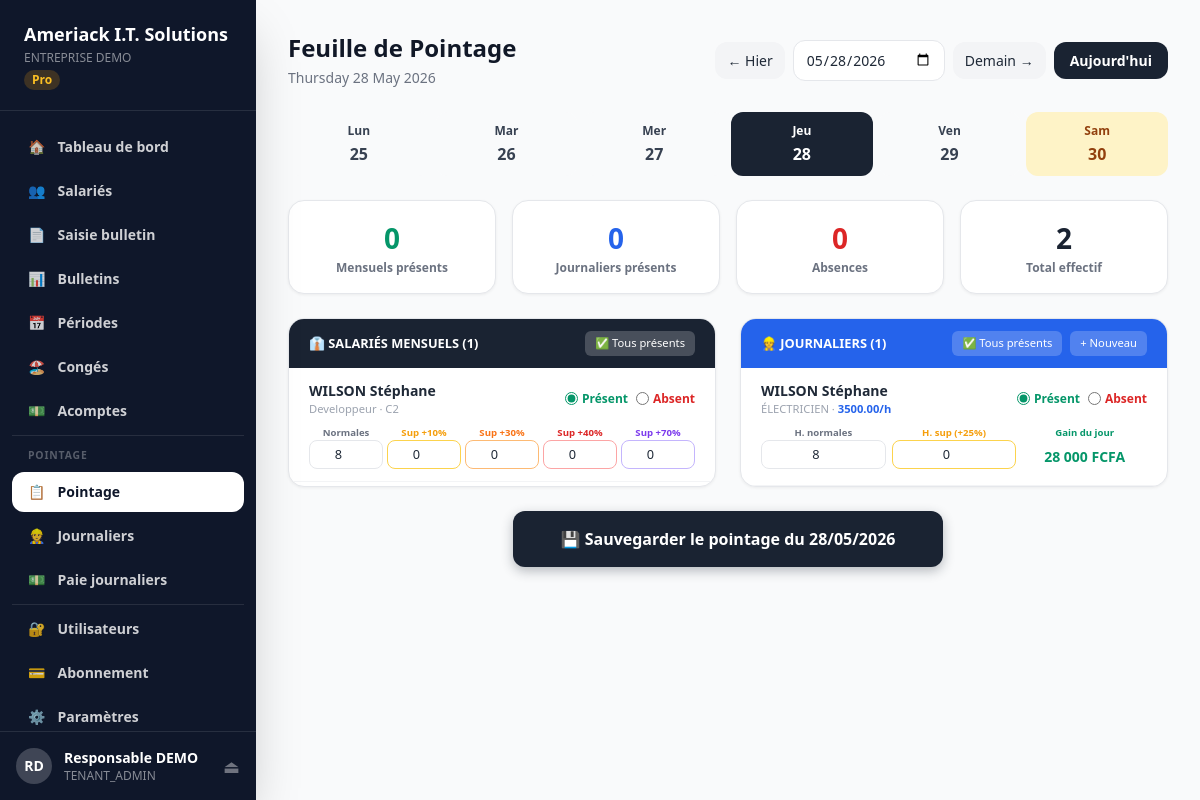
The page /pointage (signed in) on the database as committed earlier.
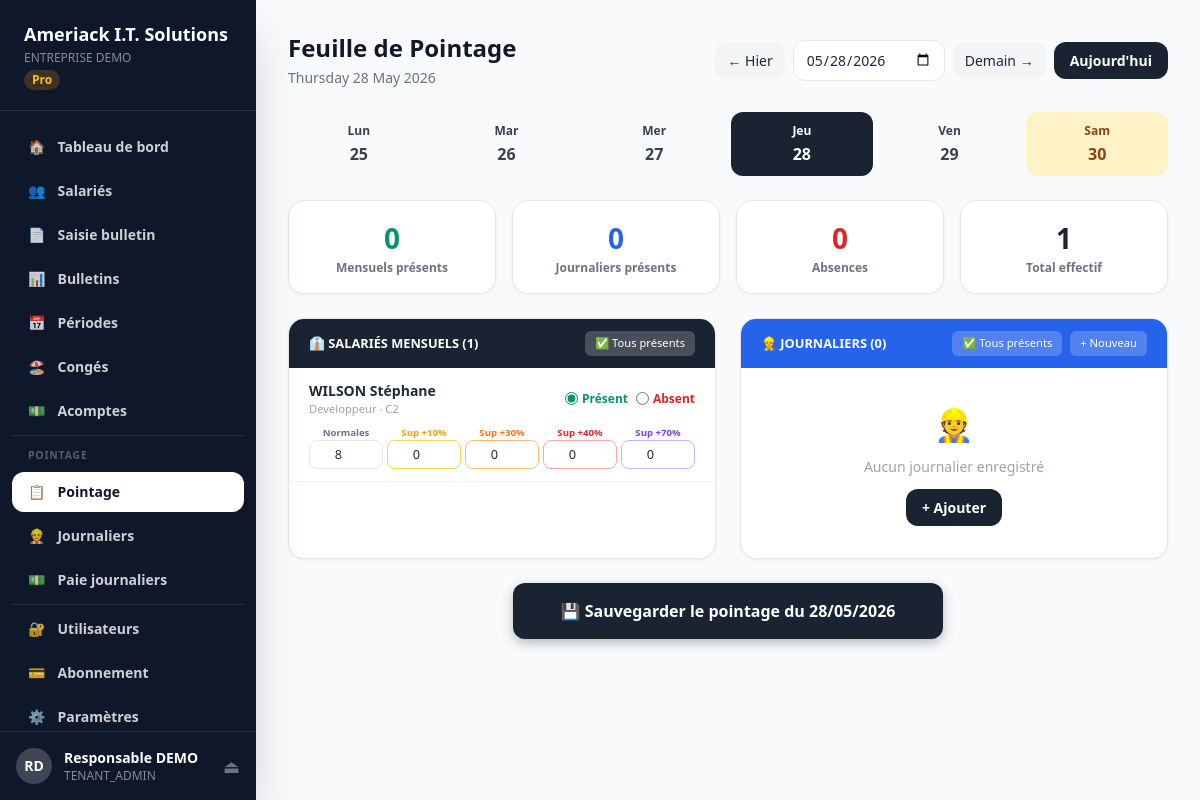
The same page on the database as committed later.
### models.py (models this page shows, shortened)
class Salarie(db.Model):
    __tablename__ = "salaries"
    id                     = db.Column(db.Integer, primary_key=True)
    tenant_id              = db.Column(db.Integer, db.ForeignKey("tenants.id"), nullable=False)
    matricule              = db.Column(db.String(30), nullable=False)
    categorie_id           = db.Column(db.Integer, db.ForeignKey("categories_emploi.id"))
    nom                    = db.Column(db.String(100), nullable=False)
    prenom                 = db.Column(db.String(100), nullable=False)
    telephone              = db.Column(db.String(20))
    email                  = db.Column(db.String(200))
    adresse                = db.Column(db.String(300))
    nationalite            = db.Column(db.String(100), default="GABONAISE")
    sexe                   = db.Column(db.String(1))
    date_naissance         = db.Column(db.Date)
    date_embauche          = db.Column(db.Date, nullable=False)
    date_cessation         = db.Column(db.Date)
    situation_matrimoniale = db.Column(db.String(50))
    nb_enfants             = db.Column(db.Integer, default=0)
    nb_enfants_moins_16ans = db.Column(db.Integer, default=0)
    nombre_parts           = db.Column(db.Numeric(4,1), default=1)
    numero_cnss            = db.Column(db.String(30))
    numero_cnamgs          = db.Column(db.String(10))
    emploi                 = db.Column(db.String(200))
    assujetti_cnamgs       = db.Column(db.Boolean, default=True)
    type_rupture           = db.Column(db.String(100))
    statut                 = db.Column(db.String(20), default="ACTIF")
    date_creation          = db.Column(db.DateTime, default=datetime.utcnow)
    date_modification      = db.Column(db.DateTime, onupdate=datetime.utcnow)
    bulletins = db.relationship("BulletinPaie", backref="salarie", lazy=True)
    contrats  = db.relationship("Contrat", backref="salarie", lazy=True)
    __table_args__ = (db.UniqueConstraint("tenant_id","matricule"),)

class CategorieEmploi(db.Model):
    __tablename__ = "categories_emploi"
    id              = db.Column(db.Integer, primary_key=True)
    tenant_id       = db.Column(db.Integer, db.ForeignKey("tenants.id"), nullable=False)
    code            = db.Column(db.String(10), nullable=False)
    libelle         = db.Column(db.String(100))
    salaire_minimum = db.Column(db.Numeric(15,2))
    description     = db.Column(db.Text)
    salaries = db.relationship("Salarie", backref="categorie", lazy=True)
    __table_args__ = (db.UniqueConstraint("tenant_id","code"),)

class Journalier(db.Model):
    __tablename__ = "journaliers"
    id            = db.Column(db.Integer, primary_key=True)
    tenant_id     = db.Column(db.Integer, db.ForeignKey("tenants.id"), nullable=False)
    nom           = db.Column(db.String(100), nullable=False)
    prenom        = db.Column(db.String(100), nullable=False)
    telephone     = db.Column(db.String(20))
    profession    = db.Column(db.String(100))        # Ex: Maçon, Coffreur, Ferrailleur
    taux_horaire  = db.Column(db.Numeric(10,2), nullable=False)  # FCFA/heure
    statut        = db.Column(db.String(20), default="ACTIF")    # ACTIF, INACTIF
    date_creation = db.Column(db.DateTime, default=__import__('datetime').datetime.utcnow)
    pointages = db.relationship("Pointage", backref="journalier", lazy=True,
                foreign_keys="Pointage.journalier_id")

### app.py (the view)
@app.route("/pointage")
@login_required
def pointage():
    if current_user.is_super_admin: return redirect(url_for("admin_dashboard"))
    t = get_tenant()
    if not t: return redirect(url_for("login"))
    now = datetime.now()
    date_str = request.args.get("date", now.strftime("%Y-%m-%d"))
    try: date_sel = datetime.strptime(date_str, "%Y-%m-%d").date()
    except: date_sel = now.date()
    salaries_list = Salarie.query.filter_by(tenant_id=t.id, statut="ACTIF").order_by(Salarie.nom).all()
    journaliers_list = Journalier.query.filter_by(tenant_id=t.id, statut="ACTIF").order_by(Journalier.nom).all()
    pts_salaries = {p.salarie_id: p for p in Pointage.query.filter_by(tenant_id=t.id, date_pointage=date_sel).filter(Pointage.salarie_id.isnot(None)).all()}
    pts_journaliers = {p.journalier_id: p for p in Pointage.query.filter_by(tenant_id=t.id, date_pointage=date_sel).filter(Pointage.journalier_id.isnot(None)).all()}
    nb_presents_sal  = sum(1 for p in pts_salaries.values() if p.present)
    nb_presents_jour = sum(1 for p in pts_journaliers.values() if p.present)
    nb_absents       = sum(1 for p in list(pts_salaries.values())+list(pts_journaliers.values()) if p.absent)
    lundi   = date_sel - timedelta(days=date_sel.weekday())
    semaine = [lundi + timedelta(days=i) for i in range(6)]
    return render_template("tenant/pointage.html",
        tenant=t, date_sel=date_sel, semaine=semaine,
        date_hier=(date_sel - timedelta(days=1)).strftime("%Y-%m-%d"),
        date_demain=(date_sel + timedelta(days=1)).strftime("%Y-%m-%d"),
        salaries=salaries_list, journaliers=journaliers_list,
        pts_salaries=pts_salaries, pts_journaliers=pts_journaliers,
        nb_presents_sal=nb_presents_sal, nb_presents_jour=nb_presents_jour,
        nb_absents=nb_absents, now=now)

### app.py (called while the page is built)
@login_manager.user_loader
def load_user(uid): return Utilisateur.query.get(int(uid))

def get_tenant():
    if current_user.is_super_admin:
        return None
    return current_user.tenant

@app.template_filter("fcfa")
def fcfa_filter(v):
    try: return f"{int(float(v)):,}".replace(","," ")+" FCFA"
    except: return "— FCFA"

@app.context_processor
def inject_globals(): return {"now":datetime.now(),"enumerate":enumerate}

### models.py (called while the page is built)
    @property
    def nom_complet(self): return f"{self.prenom} {self.nom}"

    @property
    def is_super_admin(self): return self.role == "SUPER_ADMIN"

    @property
    def is_tenant_admin(self): return self.role in ("SUPER_ADMIN","TENANT_ADMIN")

### templates/tenant/pointage.html (shortened to what the changed rows need)
{% extends "tenant/base.html" %}
{% block content %}
<div style="display:flex;align-items:center;justify-content:space-between;margin-bottom:1.5rem">
  <div>
    <h1 class="text-2xl font-black text-gray-900">Feuille de Pointage</h1>
  </div>
</div>
<div style="display:flex;gap:.375rem;margin-bottom:1.5rem;overflow-x:auto">
  {% for j in semaine %}
  <a href="/pointage?date={{ j.strftime('%Y-%m-%d') }}"
     style="flex:1;min-width:70px;text-align:center;padding:.625rem;border-radius:.75rem;text-decoration:none;font-size:.75rem;font-weight:700;
     {% if j == date_sel %}background:#1a2332;color:white{% elif j.weekday()==5 %}background:#fef3c7;color:#92400e{% else %}background:#f9fafb;color:#374151{% endif %}">
    <div>{{ ['Lun','Mar','Mer','Jeu','Ven','Sam','Dim'][j.weekday()] }}</div>
    <div style="font-size:1rem;font-weight:900;margin-top:.125rem">{{ j.day }}</div>
  </a>
  {% endfor %}
</div>
<div style="display:grid;grid-template-columns:repeat(4,1fr);gap:1rem;margin-bottom:1.5rem">
  <div class="card p-4 text-center">
    <div style="font-size:1.75rem;font-weight:900;color:#1a2332">{{ salaries|length + journaliers|length }}</div>
    <div style="font-size:.75rem;color:#6b7280;font-weight:600">Total effectif</div>
  </div>
</div>
<form method="POST" action="/pointage/sauvegarder">
  <div style="display:grid;grid-template-columns:1fr 1fr;gap:1.5rem">
    <div class="card overflow-hidden">
      <div style="background:#1a2332;color:white;padding:.75rem 1.25rem;display:flex;justify-content:space-between;align-items:center">
        <h2 style="font-size:.8rem;font-weight:900;text-transform:uppercase">👔 Salariés Mensuels ({{ salaries|length }})</h2>
      </div>
      <div style="max-height:600px;overflow-y:auto">
        {% for s in salaries %}
        {% set pt = pts_salaries.get(s.id) %}
        <div id="row_sal_{{ s.id }}" style="padding:.75rem 1.25rem;border-bottom:1px solid #f3f4f6;{% if pt and pt.absent %}background:#fef2f2{% elif pt and pt.present %}background:#f0fdf4{% endif %}">
          <div style="display:flex;align-items:center;justify-content:space-between;margin-bottom:.5rem">
            <div>
              <div style="font-weight:700;font-size:.875rem">{{ s.nom }} {{ s.prenom }}</div>
              <div style="font-size:.7rem;color:#9ca3af">{{ s.emploi or '—' }} · {{ s.categorie.code if s.categorie else '—' }}</div>
            </div>
            <div style="display:flex;gap:.5rem">
              <label style="cursor:pointer;display:flex;align-items:center;gap:.25rem;font-size:.75rem;font-weight:700">
                <input type="radio" name="sal_present_{{ s.id }}" value="1"
                  {% if not pt or pt.present %}checked{% endif %}
                  onchange="toggleAbsence('sal',{{ s.id }},false)"
                  style="accent-color:#059669"/>
                <span style="color:#059669">Présent</span>
              </label>
              <label style="cursor:pointer;display:flex;align-items:center;gap:.25rem;font-size:.75rem;font-weight:700">
                <input type="radio" name="sal_present_{{ s.id }}" value="0"
                  onchange="toggleAbsence('sal',{{ s.id }},true)"
                  style="accent-color:#dc2626"/>
                <span style="color:#dc2626">Absent</span>
              </label>
            </div>
          </div>
          <div id="sal_heures_div_{{ s.id }}" style="{% if pt and pt.absent %}display:none{% endif %}">
            <div style="display:grid;grid-template-columns:repeat(5,1fr);gap:.25rem">
              <div>
                <label style="font-size:.6rem;color:#6b7280;font-weight:700;display:block;text-align:center">Normales</label>
                <input type="number" name="sal_heures_{{ s.id }}" value="{{ pt.heures_normales|int if pt else 8 }}"
                  min="0" max="12" step="0.5"
                  style="width:100%;border:1px solid #e5e7eb;border-radius:.5rem;padding:.25rem;font-size:.8rem;text-align:center"/>
              </div>
              <div>
                <label style="font-size:.6rem;color:#f59e0b;font-weight:700;display:block;text-align:center">Sup +10%</label>
                <input type="number" name="sal_sup10_{{ s.id }}" value="{{ pt.heures_sup_10|int if pt and pt.heures_sup_10 else 0 }}"
                  min="0" max="8" step="0.5"
                  style="width:100%;border:1px solid #fcd34d;border-radius:.5rem;padding:.25rem;font-size:.8rem;text-align:center"/>
              </div>
              <div>
                <label style="font-size:.6rem;color:#f97316;font-weight:700;display:block;text-align:center">Sup +30%</label>
                <input type="number" name="sal_sup30_{{ s.id }}" value="{{ pt.heures_sup_30|int if pt and pt.heures_sup_30 else 0 }}"
                  min="0" max="8" step="0.5"
                  style="width:100%;border:1px solid #fdba74;border-radius:.5rem;padding:.25rem;font-size:.8rem;text-align:center"/>
              </div>
              <div>
                <label style="font-size:.6rem;color:#dc2626;font-weight:700;display:block;text-align:center">Sup +40%</label>
                <input type="number" name="sal_sup40_{{ s.id }}" value="{{ pt.heures_sup_40|int if pt and pt.heures_sup_40 else 0 }}"
                  min="0" max="8" step="0.5"
                  style="width:100%;border:1px solid #fca5a5;border-radius:.5rem;padding:.25rem;font-size:.8rem;text-align:center"/>
              </div>
              <div>
                <label style="font-size:.6rem;color:#7c3aed;font-weight:700;display:block;text-align:center">Sup +70%</label>
                <input type="number" name="sal_sup70_{{ s.id }}" value="{{ pt.heures_sup_70|int if pt and pt.heures_sup_70 else 0 }}"
                  min="0" max="8" step="0.5"
                  style="width:100%;border:1px solid #c4b5fd;border-radius:.5rem;padding:.25rem;font-size:.8rem;text-align:center"/>
              </div>
            </div>
          </div>
        </div>
        {% else %}
        <div style="text-align:center;padding:2rem;color:#9ca3af;font-size:.875rem">Aucun salarié mensuel actif</div>
        {% endfor %}
      </div>
    </div>
    <div class="card overflow-hidden">
      <div style="background:#2563eb;color:white;padding:.75rem 1.25rem;display:flex;justify-content:space-between;align-items:center">
        <h2 style="font-size:.8rem;font-weight:900;text-transform:uppercase">👷 Journaliers ({{ journaliers|length }})</h2>
        <div style="display:flex;gap:.5rem">
          <button type="button" onclick="tousPresents('jour')"
            style="font-size:.7rem;background:rgba(255,255,255,.2);color:white;padding:.25rem .625rem;border-radius:.375rem;border:none;cursor:pointer">
          </button>
          <a href="/journaliers/nouveau"
             style="font-size:.7rem;background:rgba(255,255,255,.2);color:white;padding:.25rem .625rem;border-radius:.375rem;text-decoration:none">+ Nouveau</a>
        </div>
      </div>
      <div style="max-height:600px;overflow-y:auto">
        {% for j in journaliers %}
        {% set pt = pts_journaliers.get(j.id) %}
        <div id="row_jour_{{ j.id }}" style="padding:.75rem 1.25rem;border-bottom:1px solid #f3f4f6;{% if pt and pt.absent %}background:#fef2f2{% elif pt and pt.present %}background:#f0fdf4{% endif %}">
          <div style="display:flex;align-items:center;justify-content:space-between;margin-bottom:.5rem">
            <div>
              <div style="font-weight:700;font-size:.875rem">{{ j.nom }} {{ j.prenom }}</div>
              <div style="font-size:.7rem;color:#9ca3af">{{ j.profession or '—' }} · <strong style="color:#2563eb">{{ j.taux_horaire }}/h</strong></div>
            </div>
            <div style="display:flex;gap:.5rem">
              <label style="cursor:pointer;display:flex;align-items:center;gap:.25rem;font-size:.75rem;font-weight:700">
                <input type="radio" name="jour_present_{{ j.id }}" value="1"
                  {% if not pt or pt.present %}checked{% endif %}
                  onchange="toggleAbsence('jour',{{ j.id }},false)"
                  style="accent-color:#059669"/>
                <span style="color:#059669">Présent</span>
              </label>
              <label style="cursor:pointer;display:flex;align-items:center;gap:.25rem;font-size:.75rem;font-weight:700">
                <input type="radio" name="jour_present_{{ j.id }}" value="0"
                  onchange="toggleAbsence('jour',{{ j.id }},true)"
                  style="accent-color:#dc2626"/>
                <span style="color:#dc2626">Absent</span>
              </label>
            </div>
          </div>
          <div id="jour_heures_div_{{ j.id }}" style="{% if pt and pt.absent %}display:none{% endif %}">
            <div style="display:grid;grid-template-columns:1fr 1fr 1fr;gap:.375rem">
              <div>
                <label style="font-size:.6rem;color:#6b7280;font-weight:700;display:block;text-align:center">H. normales</label>
                <input type="number" name="jour_heures_{{ j.id }}" value="{{ pt.heures_normales|int if pt else 8 }}"
                  min="0" max="12" step="0.5"
                  style="width:100%;border:1px solid #e5e7eb;border-radius:.5rem;padding:.25rem;font-size:.8rem;text-align:center"
                  onchange="calcGain({{ j.id }}, {{ j.taux_horaire|float }})"/>
              </div>
              <div>
                <label style="font-size:.6rem;color:#f59e0b;font-weight:700;display:block;text-align:center">H. sup (+25%)</label>
                <input type="number" name="jour_sup_{{ j.id }}" value="{{ pt.heures_sup|int if pt else 0 }}"
                  min="0" max="8" step="0.5"
                  style="width:100%;border:1px solid #fcd34d;border-radius:.5rem;padding:.25rem;font-size:.8rem;text-align:center"
                  onchange="calcGain({{ j.id }}, {{ j.taux_horaire|float }})"/>
              </div>
              <div style="text-align:center">
                <label style="font-size:.6rem;color:#059669;font-weight:700;display:block">Gain du jour</label>
                <div id="gain_{{ j.id }}" style="font-size:.875rem;font-weight:900;color:#059669;padding:.375rem 0">
                  {{ ((pt.heures_normales|float * j.taux_horaire|float) + (pt.heures_sup|float * j.taux_horaire|float * 1.25))|int|fcfa if pt else (8 * j.taux_horaire|float)|int|fcfa }}
                </div>
              </div>
            </div>
          </div>
        </div>
        {% else %}
        <div style="text-align:center;padding:2rem;color:#9ca3af;font-size:.875rem">
          <div style="font-size:2rem;margin-bottom:.5rem">👷</div>
          <p>Aucun journalier enregistré</p>
          <a href="/journaliers/nouveau" class="btn-primary" style="display:inline-block;margin-top:.75rem">+ Ajouter</a>
        </div>
        {% endfor %}
      </div>
    </div>
  </div>
</form>
{% endblock %}

Rows that differ between the two databases and show on the page:
removed Journalier: nom "WILSON", prenom "Stéphane", profession "ÉLECTRICIEN", taux_horaire "3500.00", id "☑ Présent", id "☐ Absent", heures_normales "8", heures_sup "0", taux_horaire "28 000 FCFA"
Other text that changed with them:
{{ salaries|length + journaliers|length }}: "2" → "1"
{{ journaliers|length }}: "1" → "0"
text now shown: "👷 Aucun journalier enregistré + Ajouter"
